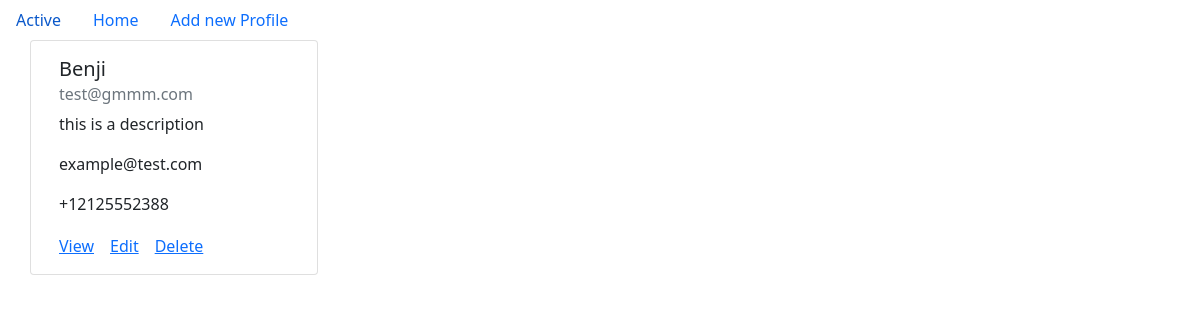
Screenshot of /3/ with the database file from the repository.
### personalprofile/models.py (models this page shows, shortened)
class PersonalProfile(models.Model):
    name = models.CharField(max_length=200)
    address = models.CharField(max_length=200)
    email = models.CharField(max_length=200)
    description  = models.TextField(null=True)
    phone_no = PhoneNumberField(blank=True, unique=True)
    updated_at = models.DateTimeField(auto_now=True)
    published_at = models.DateTimeField(default=timezone.now)
    class Meta:
        ordering = ['-published_at']

### personalprofile/views.py (the view)
# urls.py: path('<int:pk>/', views.InfoView.as_view(), name='info'),
class InfoView(generic.DetailView):
    model = PersonalProfile
    template_name = 'info.html'
    context_object_name = 'personalprofile'

### templates/info.html
{% extends 'base.html' %} {% block content %}
<div class="card" style="width: 18rem">
  <div class="card-body">
    <h5 class="card-title">{{personalprofile.name}}</h5>
    <h6 class="card-subtitle mb-2 text-muted">{{personalprofile.email}}</h6>
    <p class="card-text">{{personalprofile.description}}</p>
    <p class="card-text">{{personalprofile.address}}</p>
    <p class="card-text">{{personalprofile.phone_no}}</p>
    <div class="btn-group">
      <a href="#" class="card-link">View</a>
      <a
        href="{% url 'personalprofile:edit' personalprofile.pk %}"
        class="card-link"
        >Edit</a
      >
      <a href="#" class="card-link">Delete</a>
    </div>
  </div>
</div>
{% endblock %}

### rows the page displays
PersonalProfile: name "Benji", email "test@gmmm.com", description "this is a description", address "example@test.com", phone_no "+12125552388"
